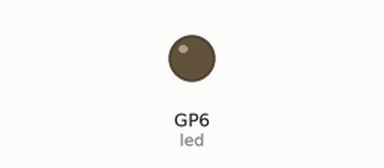
A program run on a simulated Raspberry Pi Pico running MicroPython. On the bench: output pins drawn as LEDs (lit = HIGH).

Above: at 0.7 s.
At 2.32 s:
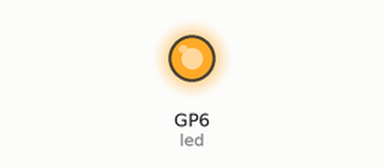
Timing chart, 0 to 3.0 s (numbered marks = the images above):
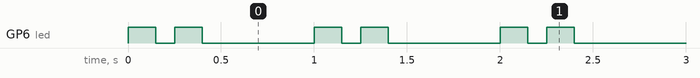

Measured:
- by itself, GP6 (led): repeats every 1.0 s: LOW 0.10 s, HIGH 0.15 s, LOW 0.60 s, HIGH 0.15 s
- by itself, everything shown: repeats every 1.0 s, in 4 steps

The program:

main.py
```python
# Blinky example

import time
from machine import Pin

# This is the only LED pin available on the Nano RP2040,
# other than the RGB LED connected to Nina WiFi module.
led = Pin(6, Pin.OUT)

while (True):
   led.on()
   time.sleep_ms(150)
   led.off()
   time.sleep_ms(100)
   led.on()
   time.sleep_ms(150)
   led.off()
   time.sleep_ms(600)
```
